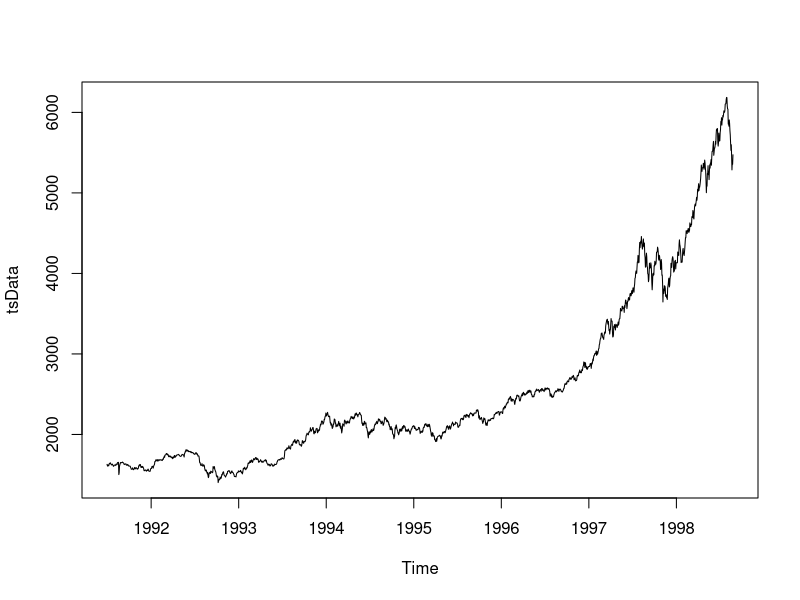
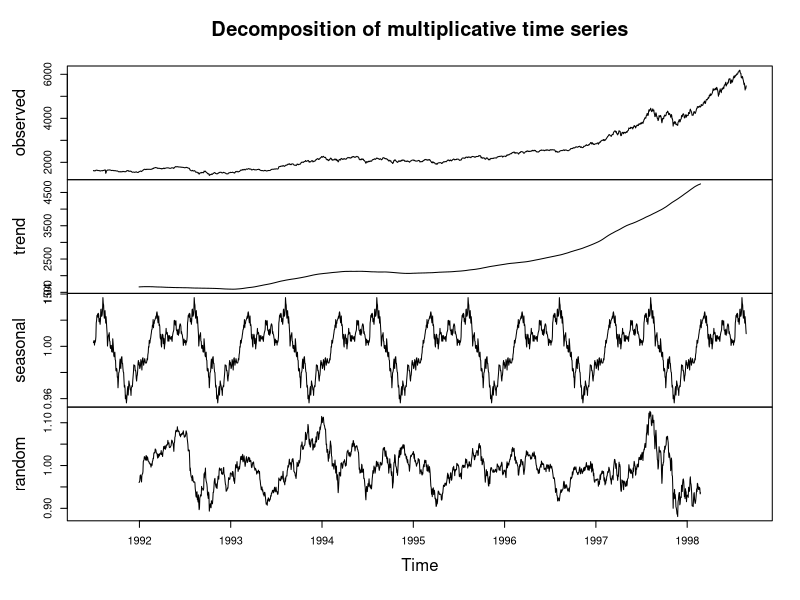
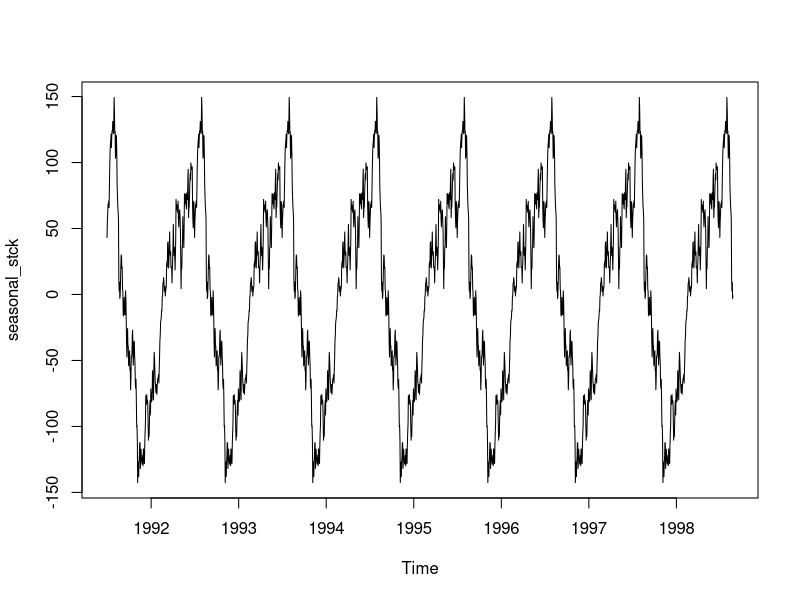
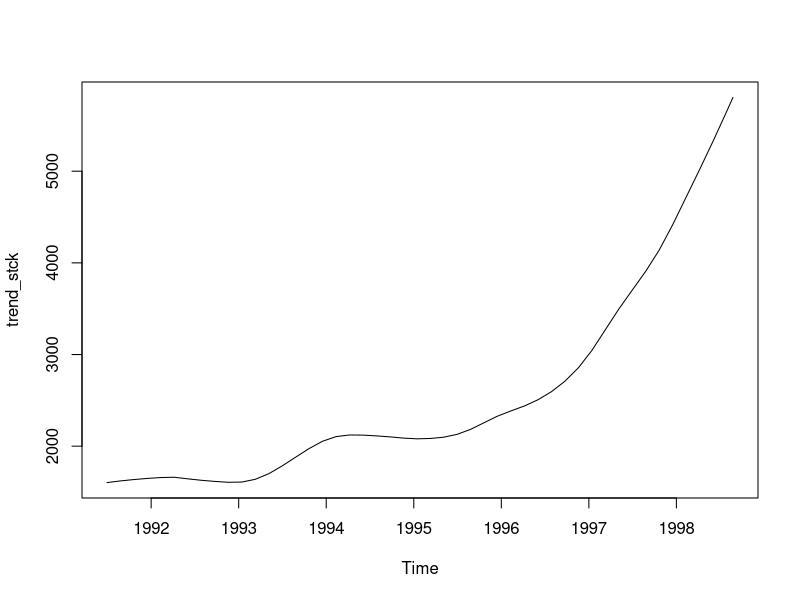

Recreate these plots in R, in order.

#############################################################
### STL decomposition
## time series into three components namely: the trend, seasonality and remainder
tsData = EuStockMarkets[, 1] # ts data
plot(tsData)

decomposedRes = decompose(tsData, type="mult") 


# use type = "additive" for additive components
plot (decomposedRes) # see plot below

## stl decomposition
stlRes <- stl(tsData, s.window = "periodic")

seasonal_stck =stlRes$time.series[,1]
plot(seasonal_stck)

trend_stck =stlRes$time.series[,2]
plot(trend_stck)



